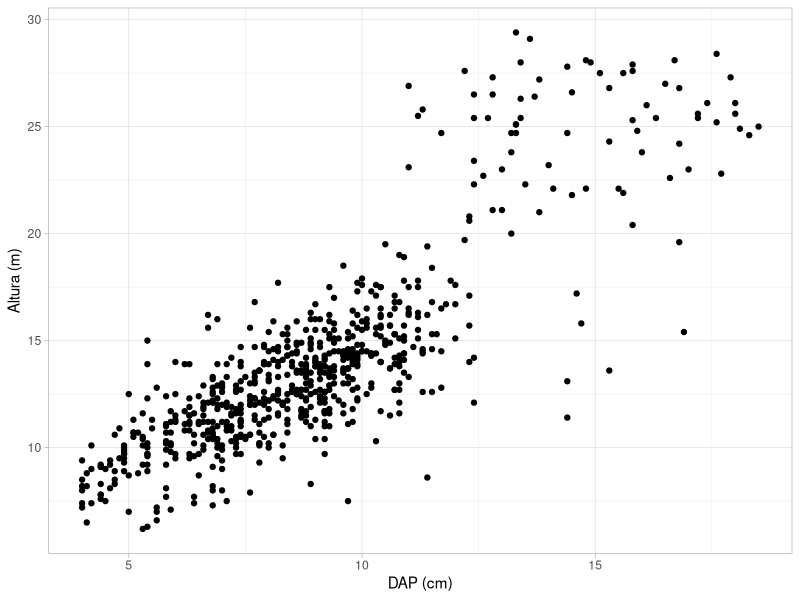
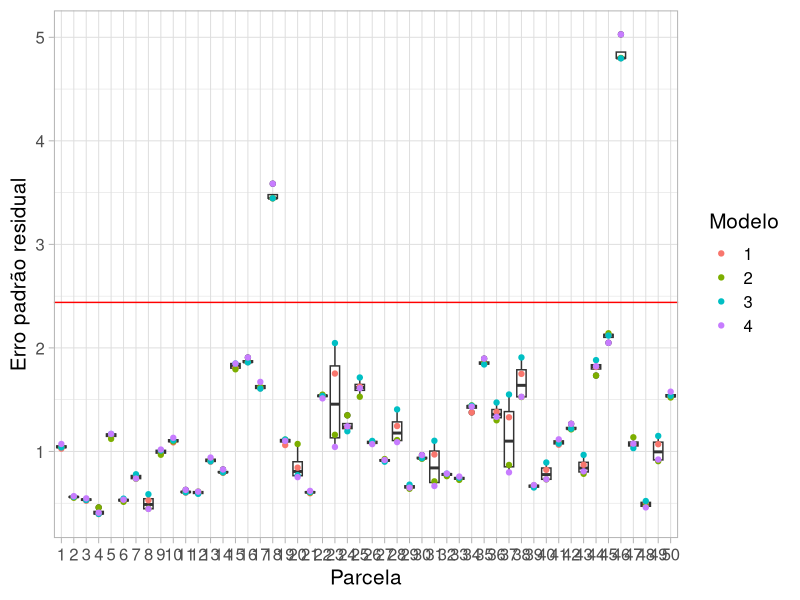

R code for these plots, in order:
## ---- chunk 1
knitr::opts_chunk$set(echo = TRUE)
## ---- chunk 2
library(ggplot2)
library(tidyr)
## ---- chunk 3
MDADOS <- read.table('dados.txt', header = T)
head(MDADOS, 20)
## ---- chunk 4
MODELOS <- read.table('modelos_hip.txt', header = T)
print(MODELOS)
## ---- chunk 5
MDADOS[MDADOS$ht != 0, ] %>% ggplot(aes(dap, ht))+
  geom_point()+
  ylab('Altura (m)')+
  xlab('DAP (cm)')+
  theme_light()
## ---- chunk 6

MDADOS$invdap <- 1/(MDADOS$dap)
MDADOS$dap2 <- (MDADOS$dap)^2
head(MDADOS)

## ---- chunk 7
MSAIDA <- matrix(nrow = 0, ncol = ncol(MDADOS))
## ---- chunk 8
MSAIDA <- as.data.frame(MSAIDA) 
names(MSAIDA) <- c("PARC", "ARV", "DAP", "HT")

## ---- chunk 9
MSAIDA2 <- matrix(nrow = NROW(unique(MDADOS$parcela))*NROW(MODELOS), ncol = 3, 0)
## ---- chunk 10
MSAIDA2 <- as.data.frame(MSAIDA2) 
names(MSAIDA2) <- c("PARC", "MODELO", "ERRO")
## ---- chunk 11

nlinha <- 0 # Definindo numero atual da linha da tabela de erros dos modelos

for (i in unique(MDADOS$parcela)) { # Filtrando por parcela
  
  MTEMP1 <- MDADOS[MDADOS$parcela == i & MDADOS$ht != 0,] # Criando base com arvores medidas
  MTEMP2 <- MDADOS[MDADOS$parcela == i & MDADOS$ht == 0,] # Criando base com arvores nao medidas
  
  if(nrow(MTEMP2) != 0){ # Verificando se ha arvores nao medidas
    
    ERRO_ANTERIOR <- Inf # Definindo primeiro erro com infinito (para sempre considerar o primeiro modelo) para iniciar comparações de modelo por parcela
    
    for (k in 1:nrow(MODELOS)) { # Ajustando modelos por parcela
      nlinha <- nlinha + 1 # Atualizando o número de linhas da tabela de erros
      AJUSTE_ATUAL <- lm(MODELOS$modelo[k], MTEMP1) # Realizando ajuste do modelo k da parcela i
      ESTAT_ATUAL <- summary(AJUSTE_ATUAL) # Extraindo esttística do modelo k da parcela i
      MSAIDA2$PARC[nlinha] <- i # Adicionando valor da parcela i a tabela de erro dos modelos
      MSAIDA2$MODELO[nlinha] <- k # Adicionando numero do modelo k a tabela de erro dos modelos
      MSAIDA2$ERRO[nlinha] <- ESTAT_ATUAL$sigma # Adicionando valor de erro a tabela de erro dos modelos
      ERRO_ATUAL <- ESTAT_ATUAL$sigma # Extraindo o valor do erro do modelo atual (k)
      
      if(ERRO_ATUAL < ERRO_ANTERIOR){ # Verificando se o erro do modelo atual (k) é menor que o do anteior (k-1)
        
        MELHOR_AJUSTE <- AJUSTE_ATUAL # Se a condicao for atendida, o modelo atual e considerado o melhor ajuste
        
      }
      
      ERRO_ANTERIOR <- ERRO_ATUAL # Atualizando o valor do erro anterior (k-1) para o proximo valor de k
      
    }
    
    MTEMP2$ht <- predict(MELHOR_AJUSTE, newdata = MTEMP2) # Adicionando predicoes a tabela de arvores nao medidas
    
    PARCELA_AJUSTADA <- rbind(MTEMP1, MTEMP2) # Unindo tabelas de arvores de alturas medidas com estimadas
    
    PARCELA_AJUSTADA <- PARCELA_AJUSTADA[order(PARCELA_AJUSTADA$arvore),1:4] # Ordenando valores da parcela ajustada pelo n da arvore
    
    MSAIDA <- rbind(MSAIDA, PARCELA_AJUSTADA) # Adicionando parcela ajustada a tabela de saida
  }
  
}

## ---- chunk 12
head(MSAIDA, 20)
## ---- chunk 13
head(MSAIDA2, 10)
## ---- chunk 14
MODELO_GERAL <- data.frame(Modelo = 1:4, Erro = c(summary(lm(MODELOS$modelo[1],MDADOS[MDADOS$ht != 0, ]))$sigma,
summary(lm(MODELOS$modelo[2],MDADOS[MDADOS$ht != 0, ]))$sigma,
summary(lm(MODELOS$modelo[3],MDADOS[MDADOS$ht != 0, ]))$sigma,
summary(lm(MODELOS$modelo[4],MDADOS[MDADOS$ht != 0, ]))$sigma))
MODELO_GERAL
## ---- chunk 15
MSAIDA2 %>% ggplot(aes(factor(PARC), ERRO))+
  geom_boxplot()+
  geom_point(aes(color = factor(MODELO)))+
  geom_hline(yintercept = min(MODELO_GERAL$Erro), color = "red")+
  labs(x = 'Parcela', y = 'Erro padrão residual', color = "Modelo")+
  theme_light(15)
